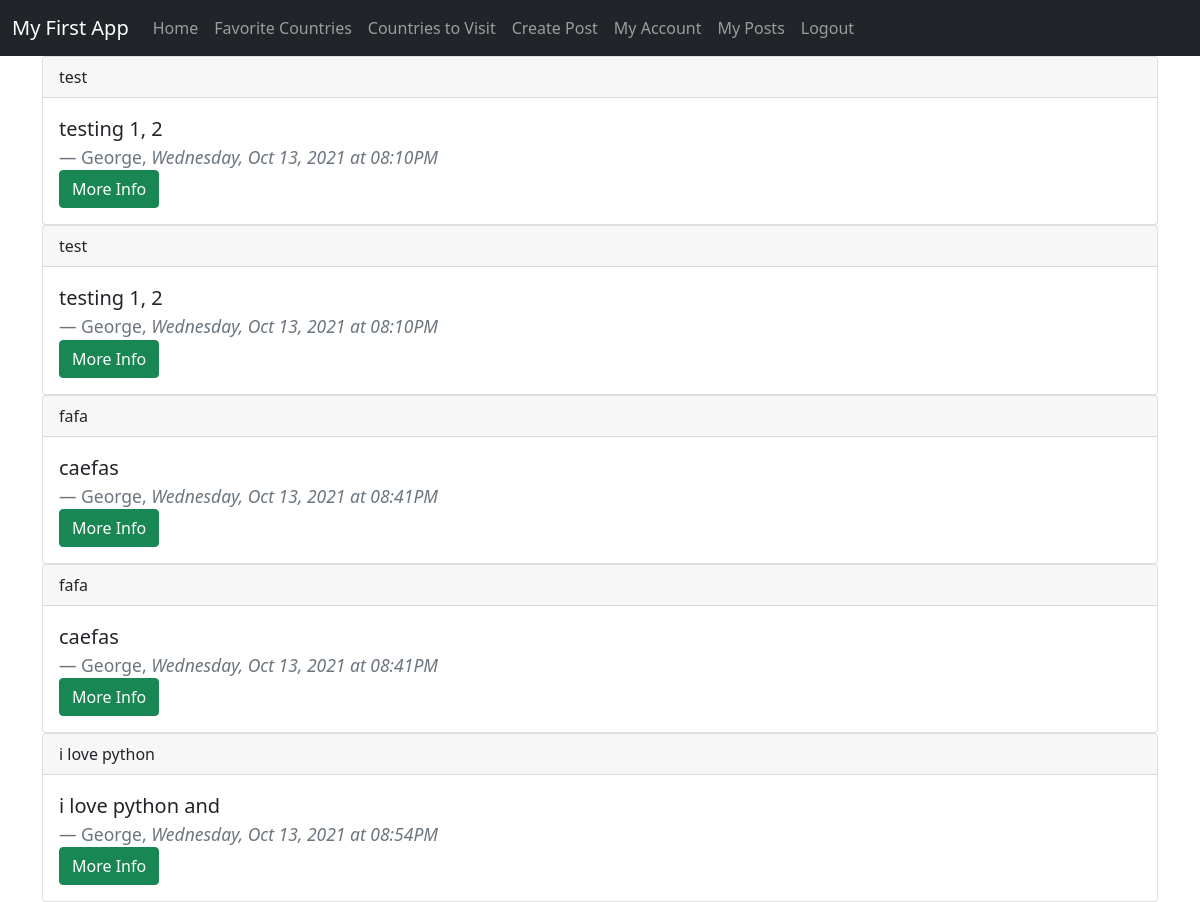
The app's page /myposts (signed in) with its own data.
### app/models.py (models this page shows, shortened)
class Post(db.Model):
    id = db.Column(db.Integer, primary_key=True)
    title = db.Column(db.String(200))
    content = db.Column(db.String(300))
    date_created = db.Column(db.DateTime, nullable=False, default=datetime.utcnow)
    user_id = db.Column(db.Integer, db.ForeignKey('user.id'), nullable=False)

class User(db.Model, UserMixin):
    id = db.Column(db.Integer, primary_key=True)
    username = db.Column(db.String(150), nullable=False, unique=True)
    email = db.Column(db.String(150), nullable=False, unique=True)
    password = db.Column(db.String(256), nullable=False)
    posts = db.relationship('Post', backref='author', lazy=True)

### app/routes.py (the view)
@app.route('/myposts')
@login_required
def my_posts():
    posts = current_user.posts
    return render_template('my_posts.html', posts=posts)

### app/models.py (called while the page is built)
@login_manager.user_loader
def load_user(user_id):
    return User.query.get(user_id)

### app/templates/my_posts.html
{% extends 'base.html' %}
{% block content %}
{% for p in posts %}
<div class="card">
    <div class="card-header">
        {{ p.title }}
    </div>
    <div class="card-body">
      <blockquote class="blockquote mb-0">
        <p>{{ p.content }}  </p>
        <footer class="blockquote-footer">{{ p.author.username }}, <cite title="Source Title"> {{ p.date_created.strftime('%A, %b %d, %Y at %I:%M%p') }}</cite></footer>
      </blockquote>
      <a href="{{ url_for('post_detail', post_id=p.id) }}" class="btn btn-success">More Info</a>
    </div>
  </div>
  {% endfor %}
{% endblock %}

### records on screen
Post: title "test", content "testing 1, 2", author.username "George", date_created "Wednesday, Oct 13, 2021 at 08:10PM"
Post: title "test", content "testing 1, 2", author.username "George", date_created "Wednesday, Oct 13, 2021 at 08:10PM"
Post: title "fafa", content "caefas", author.username "George", date_created "Wednesday, Oct 13, 2021 at 08:41PM"
Post: title "fafa", content "caefas", author.username "George", date_created "Wednesday, Oct 13, 2021 at 08:41PM"
Post: title "i love python", content "i love python and", author.username "George", date_created "Wednesday, Oct 13, 2021 at 08:54PM"
